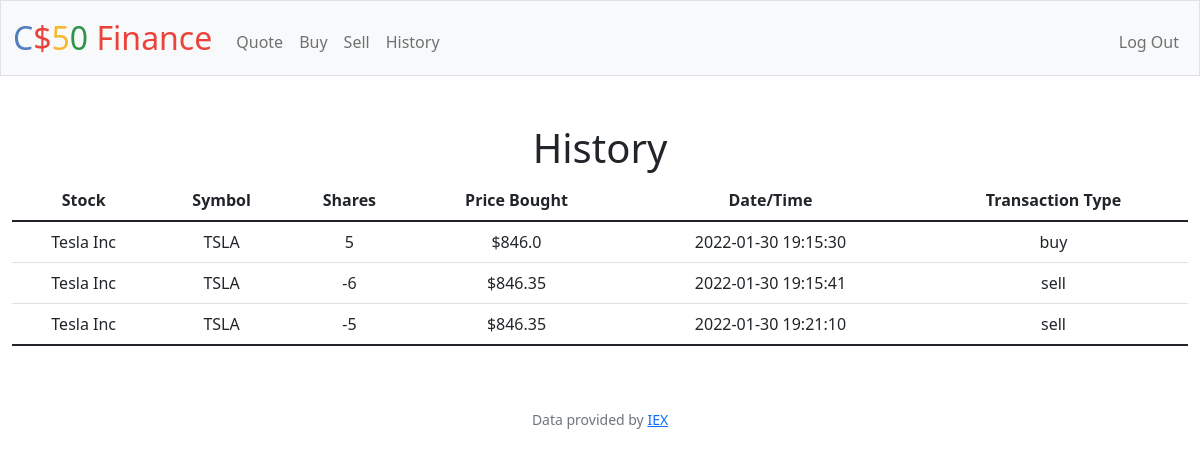
Screenshot of /history (signed in) with the database file from the repository.
### tables this page shows
CREATE TABLE "transactions" 
	( trans_id INTEGER PRIMARY KEY AUTOINCREMENT NOT NULL, 
     user_id INTEGER NOT NULL, 
     stock_name TEXT NOT NULL, 
     symbol TEXT NOT NULL, 
     bought_price REAL NOT NULL, 
     shares INTEGER NOT NULL, 
     time TIMESTAMP DEFAULT CURRENT_TIMESTAMP, 
     trans_type TEXT NOT NULL, 
     FOREIGN KEY(user_id) REFERENCES users(id) );

### app.py (the view)
@app.route("/history")
@login_required
def history():
    if request.method == "GET":
        user_id = session["user_id"]
        stocks = db.execute("SELECT * FROM transactions WHERE user_id = ?",user_id)
        print(f"\n\n{stocks[0]['trans_id']}\n\n\n")
        return render_template("history.html", stocks=stocks)
    return apology("history")

### app.py (called while the page is built)
@app.after_request
def after_request(response):
    response.headers["Cache-Control"] = "no-cache, no-store, must-revalidate"
    response.headers["Expires"] = 0
    response.headers["Pragma"] = "no-cache"
    return response

### helpers.py (called while the page is built)
def login_required(f):
    @wraps(f)
    def decorated_function(*args, **kwargs):
        if session.get("user_id") is None:
            return redirect("/login")
        return f(*args, **kwargs)
    return decorated_function

### templates/history.html (shortened to what this page needs)
{% extends "layout.html" %}
{% block main %}
      <h1>History</h1>
      <table class="table">
          <thead>
              <tr>
                  <th>Stock</th>
                  <th>Symbol</th>
                  <th>Shares</th>
                  <th>Price Bought</th>
                  <th>Date/Time</th>
                  <th>Transaction Type</th>
              </tr>
          </thead>
          <tbody>
              {% for stock in stocks %}
                  <tr>
                      <td>{{ stock['stock_name'] }}</td>
                      <td>{{ stock['symbol'] }}</td>
                      <td>{{ stock['shares'] }}</td>
                      <td>${{ stock['bought_price'] }}</td>
                      <td>{{ stock['time'] }}</td>
                      <td>{{ stock['trans_type'] }}</td>
                  </tr>
              {% endfor %}
          </tbody>
      </table>
{% endblock %}

### templates/layout.html (shortened to what this page needs)
<!DOCTYPE html>
<html lang="en">
    <head>
        <link href="https://cdn.jsdelivr.net/npm/bootstrap@5.1.3/dist/css/bootstrap.min.css" rel="stylesheet">
        <link href="/static/styles.css" rel="stylesheet">
    </head>
    <body>
        <nav class="bg-light border navbar navbar-expand-md navbar-light">
            <div class="container-fluid">
                <a class="navbar-brand" href="/"><span class="blue">C</span><span class="red">$</span><span class="yellow">5</span><span class="green">0</span> <span class="red">Finance</span></a>
                <div class="collapse navbar-collapse" id="navbar">
                    {% if session["user_id"] %}
                        <ul class="navbar-nav me-auto mt-2">
                            <li class="nav-item"><a class="nav-link" href="/quote">Quote</a></li>
                            <li class="nav-item"><a class="nav-link" href="/buy">Buy</a></li>
                            <li class="nav-item"><a class="nav-link" href="/sell">Sell</a></li>
                            <li class="nav-item"><a class="nav-link" href="/history">History</a></li>
                        </ul>
                        <ul class="navbar-nav ms-auto mt-2">
                            <li class="nav-item"><a class="nav-link" href="/logout">Log Out</a></li>
                        </ul>
                    {% else %}
                        <ul class="navbar-nav ms-auto mt-2">
                            <li class="nav-item"><a class="nav-link" href="/register">Register</a></li>
                            <li class="nav-item"><a class="nav-link" href="/login">Log In</a></li>
                        </ul>
                    {% endif %}
                </div>
            </div>
        </nav>
        <main class="container-fluid py-5 text-center">
            {% block main %}{% endblock %}
        </main>
        <footer class="mb-5 small text-center text-muted">
            Data provided by <a href="https://iexcloud.io/">IEX</a>
        </footer>
    </body>
</html>

### static/styles.css (style rules this page uses)
nav .navbar-brand { font-size: xx-large; }
nav .navbar-brand .blue { color: #537fbe; }
nav .navbar-brand .red { color: #ea433b; }
nav .navbar-brand .yellow { color: #f5b82e; }
nav .navbar-brand .green { color: #2e944b; }

### rows the page displays
transactions: stock_name "Tesla Inc", symbol "TSLA", shares "5", bought_price "846.0", time "2022-01-30 19:15:30", trans_type "buy"
transactions: stock_name "Tesla Inc", symbol "TSLA", shares "-6", bought_price "846.35", time "2022-01-30 19:15:41", trans_type "sell"
transactions: stock_name "Tesla Inc", symbol "TSLA", shares "-5", bought_price "846.35", time "2022-01-30 19:21:10", trans_type "sell"
